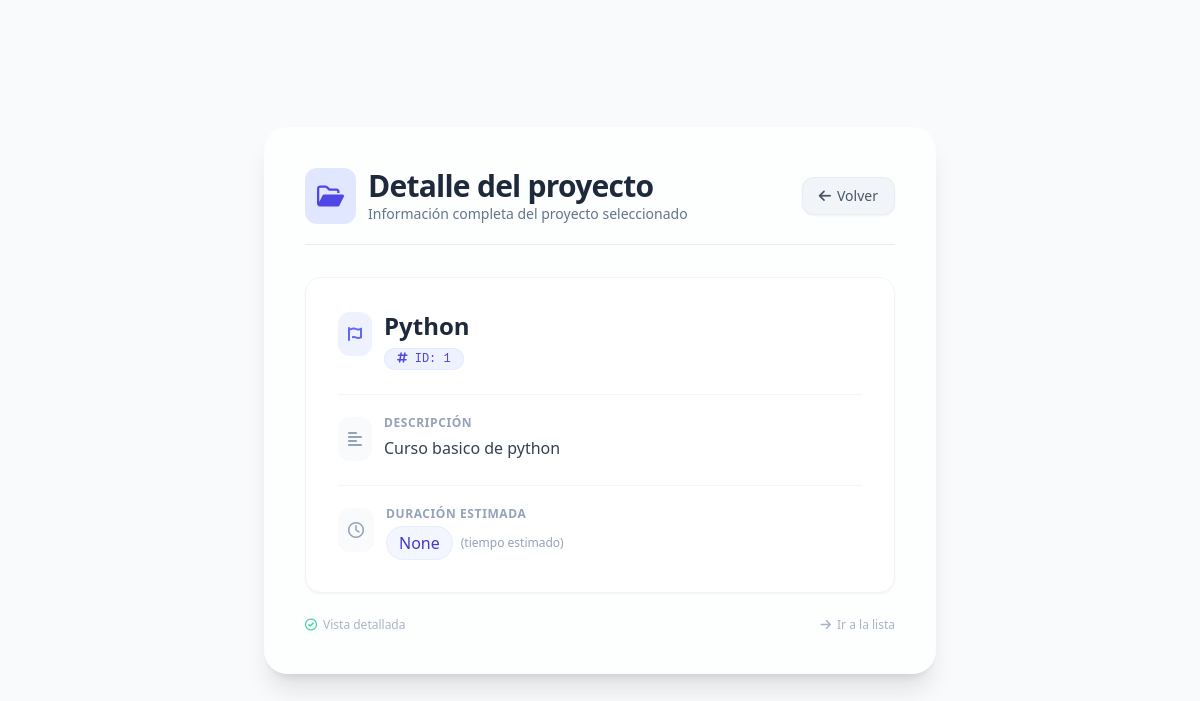
Screenshot of /proyecto/1/ with the database file from the repository.
### gestor_proyectos/models.py (models this page shows, shortened)
class Proyecto(models.Model):
    nombre = models.CharField(max_length=100)  # Campo de texto (varchar)
    descripcion = models.TextField()  # Campo de texto largo
    duracion = models.IntegerField()  # Campo numérico entero

### gestor_proyectos/views.py (the view)
# urls.py: path('proyecto/<int:id>/', views.ver_proyecto, name='ver_proyecto'),
def ver_proyecto(request, id):
    proyecto = Proyecto.objects.get(id=id)
    return render(request, 'detalle-proyecto.html', {'proyecto': proyecto})

### gestor_proyectos/templates/detalle-proyecto.html (shortened to what this page needs)
<!DOCTYPE html>
<html lang="es">
<head>
    <script src="https://cdn.tailwindcss.com"></script>
    <link rel="stylesheet" href="https://cdnjs.cloudflare.com/ajax/libs/font-awesome/6.0.0-beta3/css/all.min.css" />
</head>
<body class="min-h-screen flex items-center justify-center p-4 md:p-8 font-sans antialiased">
    <div class="w-full max-w-2xl bg-white/70 backdrop-blur-sm rounded-3xl shadow-xl p-6 md:p-10 border border-white/40">
        <div class="flex items-center gap-3 mb-8 border-b border-slate-200/80 pb-5">
            <div class="bg-indigo-100 p-3 rounded-xl text-indigo-600">
                <i class="fa-regular fa-folder-open text-2xl"></i>
            </div>
            <div class="flex-1">
                <h1 class="text-2xl md:text-3xl font-bold text-slate-800 tracking-tight">
                    Detalle del proyecto
                </h1>
                <p class="text-sm text-slate-500 font-light">
                    Información completa del proyecto seleccionado
                </p>
            </div>
            <a href="{% url 'proyectos' %}"
               class="inline-flex items-center gap-1.5 px-4 py-2 bg-slate-100 text-slate-600 text-sm font-medium rounded-xl border border-slate-200/60 hover:bg-slate-200 hover:border-slate-300 transition-all duration-150 shadow-sm hover:shadow">
                <i class="fa-solid fa-arrow-left"></i>
                <span class="hidden sm:inline">Volver</span>
            </a>
        </div>
        <div class="detalle-card bg-white rounded-2xl p-6 md:p-8 border border-slate-100 shadow-sm">
            <div class="flex items-start gap-3 mb-6">
                <div class="bg-indigo-50 p-2.5 rounded-xl text-indigo-500 mt-0.5">
                    <i class="fa-solid fa-font-awesome"></i>
                </div>
                <div>
                    <h2 class="text-xl md:text-2xl font-bold text-slate-800 break-words">
                        {{ proyecto.nombre }}
                    </h2>
                    <span class="inline-block mt-1.5 text-xs font-mono bg-indigo-50 text-indigo-600 px-3 py-0.5 rounded-full border border-indigo-100/70">
                    <i class="fa-solid fa-hashtag"></i> ID: {{ proyecto.id }}
                    </span>
                </div>
            </div>
            <div class="flex items-start gap-3 mb-6 border-t border-slate-100 pt-5">
                <div class="bg-slate-50 p-2.5 rounded-xl text-slate-400 mt-0.5">
                    <i class="fa-solid fa-align-left"></i>
                </div>
                <div class="flex-1 min-w-0">
                    <p class="text-xs font-semibold text-slate-400 uppercase tracking-wider campo-label">
                        Descripción
                    </p>
                    <p class="text-base text-slate-700 leading-relaxed mt-1 break-words">
                        {{ proyecto.descripcion }}
                    </p>
                </div>
            </div>
            <div class="flex items-start gap-3 border-t border-slate-100 pt-5">
                <div class="bg-slate-50 p-2.5 rounded-xl text-slate-400 mt-0.5">
                    <i class="fa-regular fa-clock"></i>
                </div>
                <div>
                    <p class="text-xs font-semibold text-slate-400 uppercase tracking-wider campo-label">
                        Duración estimada
                    </p>
                    <p class="text-base text-slate-700 font-medium mt-1 flex items-center gap-2">
                        <span class="bg-indigo-50/70 px-3 py-1 rounded-full text-indigo-700 border border-indigo-100/60">
                            {{ proyecto.duracion }}
                        </span>
                        <span class="text-xs text-slate-400 font-light">(tiempo estimado)</span>
                    </p>
                </div>
            </div>
        </div>
        <div class="mt-6 text-xs text-slate-400/80 flex justify-between items-center">
            <span class="flex items-center gap-1.5">
                <i class="fa-regular fa-circle-check text-emerald-400"></i>
                Vista detallada
            </span>
            <span class="flex items-center gap-1.5">
                <i class="fa-solid fa-arrow-right"></i>
                <a href="{% url 'proyectos' %}" class="hover:text-indigo-500 transition-colors">
                    Ir a la lista
                </a>
            </span>
        </div>
    </div>
</body>
</html>

### gestor_proyectos/templates/detalle-proyecto.html (style rules this page uses)
body { background: #f8fafc; }
.detalle-card { transition: transform 0.15s ease, box-shadow 0.15s ease; }
.campo-label { letter-spacing: 0.01em; }

### rows the page displays
Proyecto: nombre "Python", id "1", descripcion "Curso basico de python", duracion "None"
